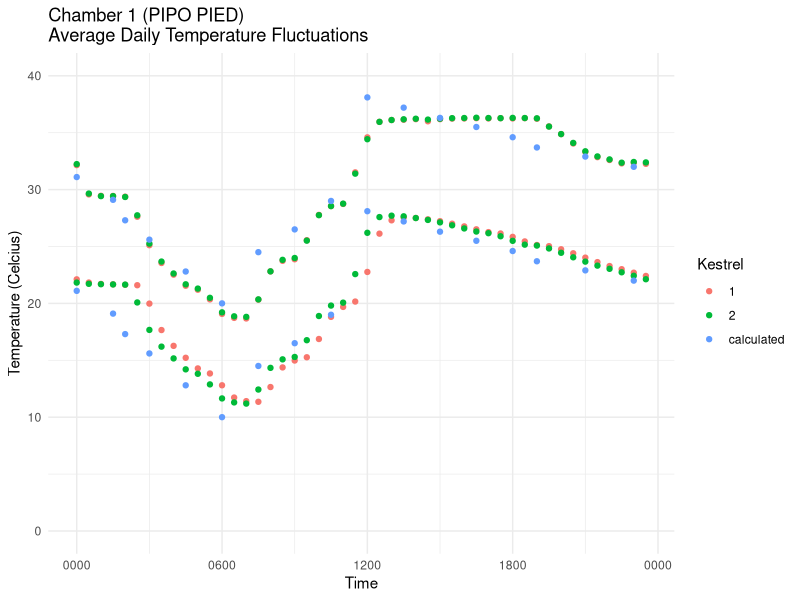
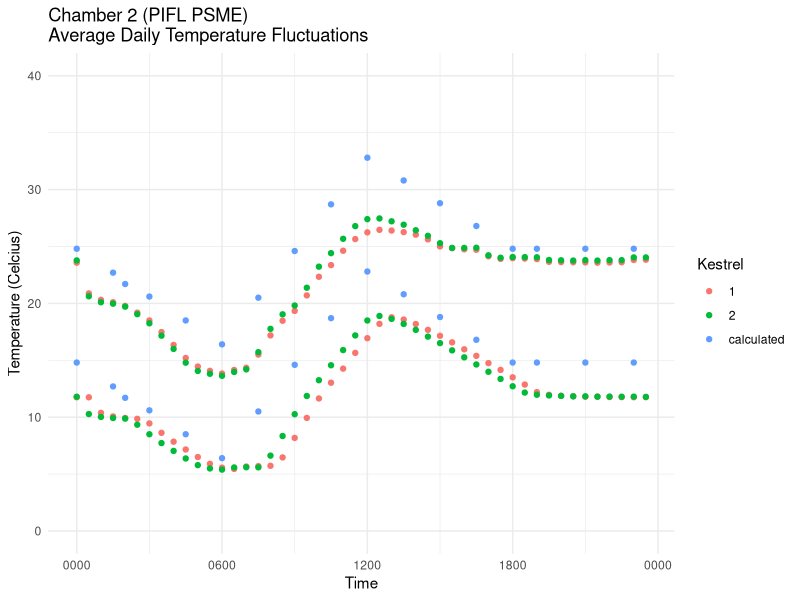
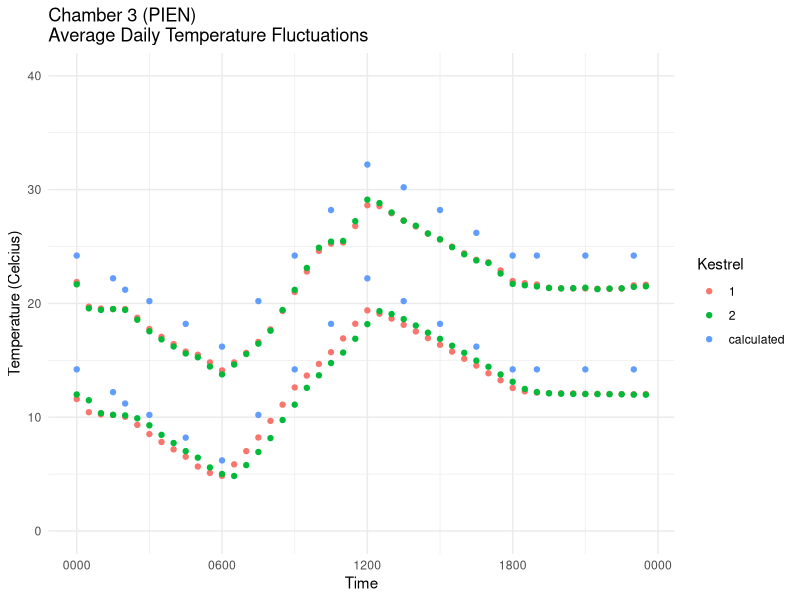
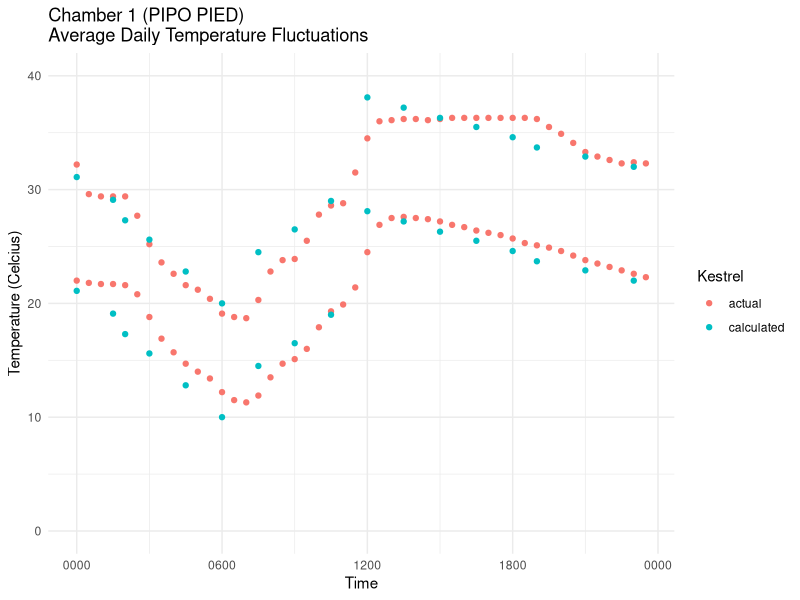
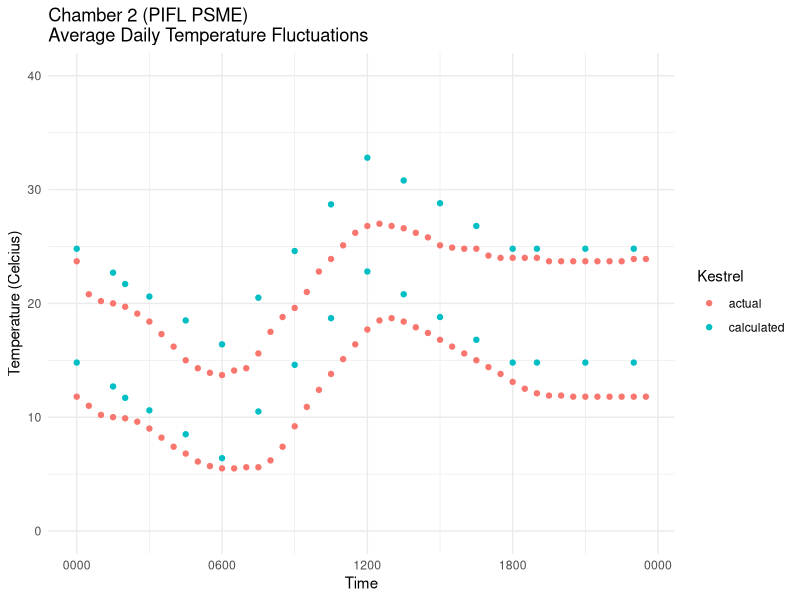
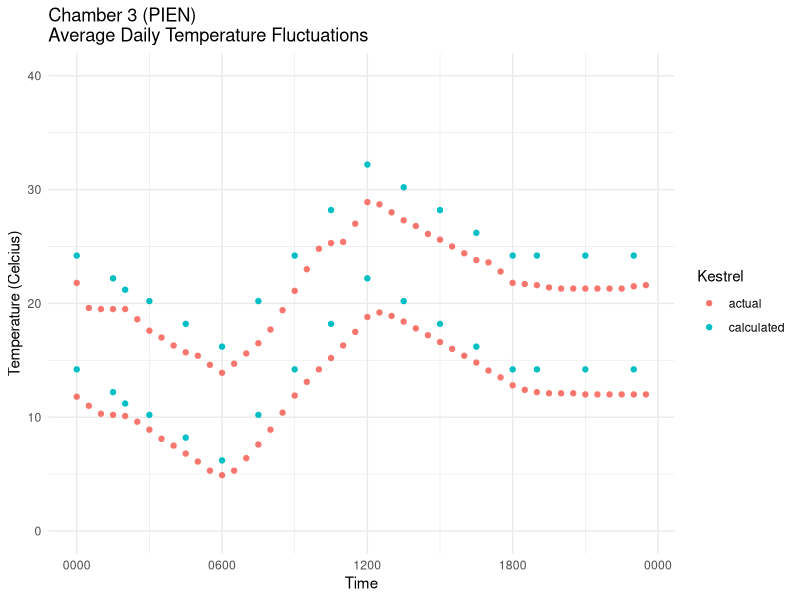

These figures' R source, in order:
#Data analysis/viz script - Phase 1 kestrel
#Alexandra Lalor
#allielalor@email.arizona.edu
#allielalor@gmail.com
#First created: 2022-02-01
#Last updated: 2022-06-18

#load tidyverse
library(tidyverse)
library(ggplot2)

################################################################################
################################################################################

#first, check that both kestrels were more or less equal

#read in clean csvs
Phase1_AvgTemp <- read_csv("data_QAQC/Phase1_AvgTemp.csv")

#add fake date to make graph
Phase1_AvgTemp <- Phase1_AvgTemp %>% 
  mutate(Date = as.Date("2021-10-15"))
Phase1_AvgTemp$DateTime <- paste(Phase1_AvgTemp$Date, " ", Phase1_AvgTemp$Time)
Phase1_AvgTemp$DateTime <- strptime(Phase1_AvgTemp$DateTime, format="%Y-%m-%d %H%M")

Phase1_AvgTemp$Phase <- as.factor(Phase1_AvgTemp$Phase)
Phase1_AvgTemp$Chamber <- as.factor(Phase1_AvgTemp$Chamber)

glimpse(Phase1_AvgTemp)

################################################################################

#Chamber 1 graph
Phase1_AvgTemp %>% 
  group_by(Phase, Chamber, Kestrel, Heatwave) %>% 
  filter(Chamber == 1) %>% 
  ggplot(aes(x = as.POSIXct(DateTime),
             y = Temperature_avg,
             color = Kestrel)) +
  geom_point() +
  ylim(0, 40) +
  scale_x_datetime(date_labels = "%H%M") +
  xlab("Time") +
  ylab("Temperature (Celcius)") +
  labs(title = "Chamber 1 (PIPO PIED)\nAverage Daily Temperature Fluctuations",
       color = "Kestrel",
       fill = "Heatwave") +
  theme_minimal()

#Chamber 2 graph
Phase1_AvgTemp %>% 
  group_by(Phase, Chamber, Kestrel, Heatwave) %>% 
  filter(Chamber == 2) %>% 
  ggplot(aes(x = as.POSIXct(DateTime),
             y = Temperature_avg,
             color = Kestrel)) +
  geom_point() +
  ylim(0, 40) +
  scale_x_datetime(date_labels = "%H%M") +
  xlab("Time") +
  ylab("Temperature (Celcius)") +
  labs(title = "Chamber 2 (PIFL PSME)\nAverage Daily Temperature Fluctuations",
       color = "Kestrel",
       fill = "Heatwave") +
  theme_minimal()

#Chamber 3 graph
Phase1_AvgTemp %>% 
  group_by(Phase, Chamber, Kestrel, Heatwave) %>% 
  filter(Chamber == 3) %>% 
  ggplot(aes(x = as.POSIXct(DateTime),
             y = Temperature_avg,
             color = Kestrel)) +
  geom_point() +
  ylim(0, 40) +
  scale_x_datetime(date_labels = "%H%M") +
  xlab("Time") +
  ylab("Temperature (Celcius)") +
  labs(title = "Chamber 3 (PIEN)\nAverage Daily Temperature Fluctuations",
       color = "Kestrel",
       fill = "Heatwave") +
  theme_minimal()

################################################################################
################################################################################

#now check summarized data, with the average of both kestrels

#read csv
Phase1_AvgTemp_Summarized <- read_csv("data_QAQC/Phase1_AvgTemp_Summarized.csv")

#add fake date to make graph
Phase1_AvgTemp_Summarized <- Phase1_AvgTemp_Summarized %>% 
  mutate(Date = as.Date("2021-10-15"))
Phase1_AvgTemp_Summarized$DateTime <- paste(Phase1_AvgTemp_Summarized$Date, " ", Phase1_AvgTemp_Summarized$Time)
Phase1_AvgTemp_Summarized$DateTime <- strptime(Phase1_AvgTemp_Summarized$DateTime, format="%Y-%m-%d %H%M")

Phase1_AvgTemp_Summarized$Phase <- as.factor(Phase1_AvgTemp_Summarized$Phase)
Phase1_AvgTemp_Summarized$Chamber <- as.factor(Phase1_AvgTemp_Summarized$Chamber)

glimpse(Phase1_AvgTemp_Summarized)

################################################################################

#Chamber 1 graph
Phase1_AvgTemp_Summarized %>% 
  group_by(Phase, Chamber, Kestrel, Heatwave) %>% 
  filter(Chamber == 1) %>% 
  ggplot(aes(x = as.POSIXct(DateTime),
             y = Temperature_avg,
             color = Kestrel)) +
  geom_point() +
  ylim(0, 40) +
  scale_x_datetime(date_labels = "%H%M") +
  xlab("Time") +
  ylab("Temperature (Celcius)") +
  labs(title = "Chamber 1 (PIPO PIED)\nAverage Daily Temperature Fluctuations",
       color = "Kestrel",
       fill = "Heatwave") +
  theme_minimal()

#Chamber 2 graph
Phase1_AvgTemp_Summarized %>% 
  group_by(Phase, Chamber, Kestrel, Heatwave) %>% 
  filter(Chamber == 2) %>% 
  ggplot(aes(x = as.POSIXct(DateTime),
             y = Temperature_avg,
             color = Kestrel)) +
  geom_point() +
  ylim(0, 40) +
  scale_x_datetime(date_labels = "%H%M") +
  xlab("Time") +
  ylab("Temperature (Celcius)") +
  labs(title = "Chamber 2 (PIFL PSME)\nAverage Daily Temperature Fluctuations",
       color = "Kestrel",
       fill = "Heatwave") +
  theme_minimal()

#Chamber 3 graph
Phase1_AvgTemp_Summarized %>% 
  group_by(Phase, Chamber, Kestrel, Heatwave) %>% 
  filter(Chamber == 3) %>% 
  ggplot(aes(x = as.POSIXct(DateTime),
             y = Temperature_avg,
             color = Kestrel)) +
  geom_point() +
  ylim(0, 40) +
  scale_x_datetime(date_labels = "%H%M") +
  xlab("Time") +
  ylab("Temperature (Celcius)") +
  labs(title = "Chamber 3 (PIEN)\nAverage Daily Temperature Fluctuations",
       color = "Kestrel",
       fill = "Heatwave") +
  theme_minimal()

# #my attempts to outline heatwave temps in red

# Phase1_AvgTemp %>% 
#   group_by(Phase, Chamber, Kestrel, Heatwave) %>% 
#   filter(Chamber == 1) %>% 
#   ggplot(aes(x = as.POSIXct(DateTime),
#              y = Temperature_avg,
#              color = Kestrel)) +
#   geom_point() +
#   geom_point(data = Chamber1_Graph_test,
#              size = 2) +
#   geom_point(data = Chamber1_Graph_test_HW,
#              size = 2,
#              color = "red",
#              shape = 21) +
#   ylim(0, 40) +
#   scale_x_datetime(date_labels = "%H%M") +
#   xlab("Time") +
#   ylab("Temperature (Celcius)") +
#   labs(title = "Chamber 1 (PIPO PIED)\nAverage Daily Temperature Fluctuations",
#        color = "Kestrel",
#        fill = "Heatwave") +
#   theme_minimal()


